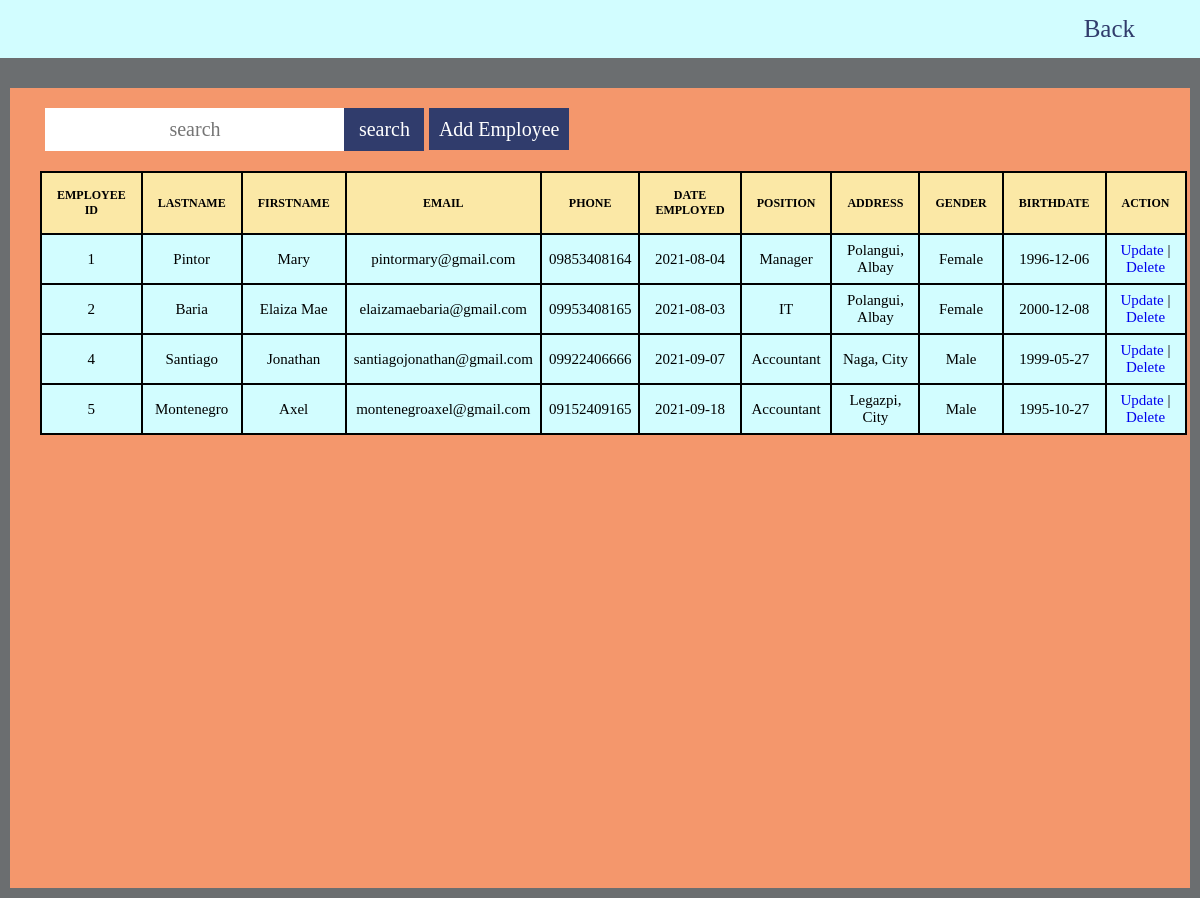
Page /employee.php on the committed database.
### tables this page shows
CREATE TABLE `employee` (
  `id` int(11) NOT NULL,
  `lastname` varchar(100) NOT NULL,
  `firstname` varchar(100) NOT NULL,
  `position` varchar(100) NOT NULL,
  `date_employed` date NOT NULL,
  `email` varchar(100) NOT NULL,
  `phone` varchar(100) NOT NULL,
  `birthdate` date NOT NULL,
  `gender` varchar(100) NOT NULL,
  `address` varchar(100) NOT NULL
);

### employee.php (the view, shortened to what this page needs)
<?php
	include_once "connect.php";
	$search="";
 ?>
<!DOCTYPE html>
<html>
<head>
	<link rel="stylesheet" type="text/css" href="style.css">
</head>
<body>
	<div class="bar_content_container">
		<div class="top_navbar">
			<a href="home.php" id="lgnbtn" ">Back</a>
		</div>
		<div class="bar_content">
			<div class="bar_content_main">
		<form action="employee.php" method="GET">
			<div class="search-button">
				<input type="text" name="search" placeholder="search" class="search-input">
				<button class="btn-input ">search</button>
				<a href="includes/add.php" class="inp-btn"> Add Employee</a>
			</div>
		</form>
				<?php
					if ($search == "") {
					$sql="SELECT e.id id
							, e.lastname lastname
							, e.firstname firstname
							, e.email email
							, e.phone phone
							, e.date_employed date_employed
							, e.position position
							, e.address address
							, e.gender gender
							, e.birthdate birthdate
							FROM employee as e;";
						$stmt = mysqli_stmt_init($connect);
						if (!mysqli_stmt_prepare($stmt, $sql)) {
						echo "Statement Failed.";
						exit();
					}
					}
					mysqli_stmt_execute($stmt);
					$result = mysqli_stmt_get_result($stmt);
					$array = array();
					while ($row= mysqli_fetch_assoc($result)) {
						array_push($array, $row);
					}
					if (!empty($array)) {
					echo "<div class='table_hdr'>";
				echo "<table>";
				echo "<thead>";
					echo "<th>Employee ID</th>";
					echo "<th>Lastname</th>";
					echo "<th>Firstname</th>";
					echo "<th>Email</th>";
					echo "<th>Phone</th>";
					echo "<th>Date Employed</th>";
					echo "<th>Position</th>";
					echo "<th>Address</th>";
					echo "<th>Gender</th>";
					echo "<th>Birthdate</th>";
					echo "<th>Action</th>";
					echo "</thead>";
					foreach ($array as $key => $value) {
						echo "
						<tr>
						<td>".$value['id']. "</td>
						<td>".$value['lastname']. "</td>
						<td>".$value['firstname']. "</td>
						<td>".$value['email']. "</td>
						<td>".$value['phone']. "</td>
						<td>".$value['date_employed']. "</td>
						<td>".$value['position']. "</td>
						<td>".$value['address']. "</td>
						<td>".$value['gender']. "</td>
						<td>".$value['birthdate']. "</td>
						<td><a href ='includes/update.php?id=$value[id]class='inp-btn'>Update</a> | <a href ='includes/delete.php?id=$value[id]class='inp-btn'' >Delete</a></td>
						</tr>
						";
					}
					echo "</table>";
					echo "</div>";
					}
					else{
						echo "<h4>No Records Found.</h4>";
					}
				?>
			</div>
		</div>
	</div>
</body>
</html>

### style.css (style rules this page uses)
* { padding: 0; margin: 0; text-decoration: none; list-style: none; box-sizing: border-box; }
body { font-family: sans-serif; background-color: #6B6E70; }
input { width: 90%; margin-bottom: 20px; }
input[type=text], input[type=password] { border:none; outline: none; border-radius: 30px; box-sizing: border-box; color: orange; font-size: 20px; padding: 10px; text-align: center; font-family: serif; }
button { border:none; outline: none; width: 50%; border-radius: 20px; padding: 10px; color: black; background-color:#303C6C; font-size: 20px; font-family: serif; }
div.bar_content_container { width: 100%; }
div.top_navbar { overflow: hidden; background: #D2FDFF; padding: 15px; }
div.top_navbar a { font-family: serif; font-size: 25px; color: #303C6C; }
a#lgnbtn { float: right; margin-right: 50px; }
div.bar_content { padding: 30px 10px 10px 10px; }
div.bar_content_main { height: 100%; min-height:800px; background: #F4976C; }
.table_hdr { padding: 30px; }
table { width:100%; border-collapse:collapse; font-family:serif; }
table thead { background-color:#FBE8A6; }
table thead th { font-size:12px; text-align:center; text-transform:uppercase; padding:15px; border:2px solid black; }
tbody tr td { background-color:#D2FDFF; font-size:15px; padding:7px; text-align:center; border:2px solid black; }
.search-button { padding-top: 20px; margin-left:35px; float:left; }
input.search-input { border-radius: 0px; width: 300px; }
button.btn-input { width: 80px; border-radius: 0px; padding: 10px; color: #fff; background-color: #303C6C; font-size: 20px; font-family: serif; margin-left: -5px; }
a.inp-btn { border-radius: 0px; padding: 10px; color: #fff; background-color: #303C6C; font-size: 20px; font-family: serif; }

### rows in the picture
employee: id "1", lastname "Pintor", firstname "Mary", email "pintormary@gmail.com", phone "09853408164", date_employed "2021-08-04", position "Manager", address "Polangui, Albay", gender "Female", birthdate "1996-12-06"
employee: id "2", lastname "Baria", firstname "Elaiza Mae", email "elaizamaebaria@gmail.com", phone "09953408165", date_employed "2021-08-03", position "IT", address "Polangui, Albay", gender "Female", birthdate "2000-12-08"
employee: id "4", lastname "Santiago", firstname "Jonathan", email "santiagojonathan@gmail.com", phone "09922406666", date_employed "2021-09-07", position "Accountant", address "Naga, City", gender "Male", birthdate "1999-05-27"
employee: id "5", lastname "Montenegro", firstname "Axel", email "montenegroaxel@gmail.com", phone "09152409165", date_employed "2021-09-18", position "Accountant", address "Legazpi, City", gender "Male", birthdate "1995-10-27"
